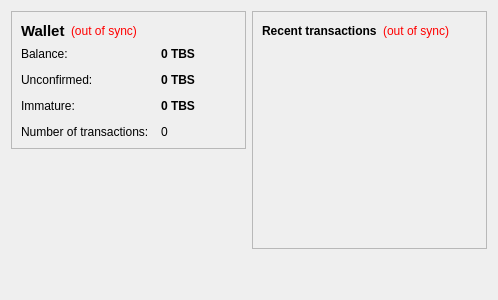
<?xml version="1.0" encoding="UTF-8"?>
<ui version="4.0">
 <class>OverviewPage</class>
 <widget class="QWidget" name="OverviewPage">
  <property name="tbsmetry">
   <rect>
    <x>0</x>
    <y>0</y>
    <width>573</width>
    <height>342</height>
   </rect>
  </property>
  <property name="windowTitle">
   <string>Form</string>
  </property>
  <layout class="QHBoxLayout" name="horizontalLayout" stretch="1,1">
   <item>
    <layout class="QVBoxLayout" name="verticalLayout_2">
     <item>
      <widget class="QFrame" name="frame">
       <property name="frameShape">
        <enum>QFrame::StyledPanel</enum>
       </property>
       <property name="frameShadow">
        <enum>QFrame::Raised</enum>
       </property>
       <layout class="QVBoxLayout" name="verticalLayout_4">
        <item>
         <layout class="QHBoxLayout" name="horizontalLayout_4">
          <item>
           <widget class="QLabel" name="label_5">
            <property name="font">
             <font>
              <pointsize>11</pointsize>
              <weight>75</weight>
              <bold>true</bold>
             </font>
            </property>
            <property name="text">
             <string>Wallet</string>
            </property>
           </widget>
          </item>
          <item>
           <widget class="QLabel" name="labelWalletStatus">
            <property name="toolTip">
             <string>The displayed information may be out of date. Your wallet automatically synchronizes with the TestBars network after a connection is established, but this process has not completed yet.</string>
            </property>
            <property name="styleSheet">
             <string notr="true">QLabel { color: red; }</string>
            </property>
            <property name="text">
             <string notr="true">(out of sync)</string>
            </property>
            <property name="alignment">
             <set>Qt::AlignLeading|Qt::AlignLeft|Qt::AlignVCenter</set>
            </property>
           </widget>
          </item>
          <item>
           <spacer name="horizontalSpacer_2">
            <property name="orientation">
             <enum>Qt::Horizontal</enum>
            </property>
            <property name="sizeHint" stdset="0">
             <size>
              <width>40</width>
              <height>20</height>
             </size>
            </property>
           </spacer>
          </item>
         </layout>
        </item>
        <item>
         <layout class="QFormLayout" name="formLayout_2">
          <property name="fieldGrowthPolicy">
           <enum>QFormLayout::AllNonFixedFieldsGrow</enum>
          </property>
          <property name="horizontalSpacing">
           <number>12</number>
          </property>
          <property name="verticalSpacing">
           <number>12</number>
          </property>
          <item row="0" column="0">
           <widget class="QLabel" name="label">
            <property name="text">
             <string>Balance:</string>
            </property>
           </widget>
          </item>
          <item row="0" column="1">
           <widget class="QLabel" name="labelBalance">
            <property name="font">
             <font>
              <weight>75</weight>
              <bold>true</bold>
             </font>
            </property>
            <property name="cursor">
             <cursorShape>IBeamCursor</cursorShape>
            </property>
            <property name="toolTip">
             <string>Your current balance</string>
            </property>
            <property name="text">
             <string notr="true">0 TBS</string>
            </property>
            <property name="textInteractionFlags">
             <set>Qt::LinksAccessibleByMouse|Qt::TextSelectableByKeyboard|Qt::TextSelectableByMouse</set>
            </property>
           </widget>
          </item>
          <item row="1" column="0">
           <widget class="QLabel" name="label_3">
            <property name="text">
             <string>Unconfirmed:</string>
            </property>
           </widget>
          </item>
          <item row="1" column="1">
           <widget class="QLabel" name="labelUnconfirmed">
            <property name="font">
             <font>
              <weight>75</weight>
              <bold>true</bold>
             </font>
            </property>
            <property name="cursor">
             <cursorShape>IBeamCursor</cursorShape>
            </property>
            <property name="toolTip">
             <string>Total of transactions that have yet to be confirmed, and do not yet count toward the current balance</string>
            </property>
            <property name="text">
             <string notr="true">0 TBS</string>
            </property>
            <property name="textInteractionFlags">
             <set>Qt::LinksAccessibleByMouse|Qt::TextSelectableByKeyboard|Qt::TextSelectableByMouse</set>
            </property>
           </widget>
          </item>
          <item row="3" column="0">
           <widget class="QLabel" name="label_2">
            <property name="text">
             <string>Number of transactions:</string>
            </property>
           </widget>
          </item>
          <item row="3" column="1">
           <widget class="QLabel" name="labelNumTransactions">
            <property name="toolTip">
             <string>Total number of transactions in wallet</string>
            </property>
            <property name="text">
             <string notr="true">0</string>
            </property>
           </widget>
          </item>
          <item row="2" column="0">
           <widget class="QLabel" name="labelImmatureText">
            <property name="text">
             <string>Immature:</string>
            </property>
           </widget>
          </item>
          <item row="2" column="1">
           <widget class="QLabel" name="labelImmature">
            <property name="font">
             <font>
              <weight>75</weight>
              <bold>true</bold>
             </font>
            </property>
            <property name="toolTip">
             <string>Mined balance that has not yet matured</string>
            </property>
            <property name="text">
             <string notr="true">0 TBS</string>
            </property>
            <property name="textInteractionFlags">
             <set>Qt::LinksAccessibleByMouse|Qt::TextSelectableByKeyboard|Qt::TextSelectableByMouse</set>
            </property>
           </widget>
          </item>
         </layout>
        </item>
       </layout>
      </widget>
     </item>
     <item>
      <spacer name="verticalSpacer">
       <property name="orientation">
        <enum>Qt::Vertical</enum>
       </property>
       <property name="sizeHint" stdset="0">
        <size>
         <width>20</width>
         <height>40</height>
        </size>
       </property>
      </spacer>
     </item>
    </layout>
   </item>
   <item>
    <layout class="QVBoxLayout" name="verticalLayout_3">
     <item>
      <widget class="QFrame" name="frame_2">
       <property name="frameShape">
        <enum>QFrame::StyledPanel</enum>
       </property>
       <property name="frameShadow">
        <enum>QFrame::Raised</enum>
       </property>
       <layout class="QVBoxLayout" name="verticalLayout">
        <item>
         <layout class="QHBoxLayout" name="horizontalLayout_2">
          <item>
           <widget class="QLabel" name="label_4">
            <property name="text">
             <string>&lt;b&gt;Recent transactions&lt;/b&gt;</string>
            </property>
           </widget>
          </item>
          <item>
           <widget class="QLabel" name="labelTransactionsStatus">
            <property name="toolTip">
             <string>The displayed information may be out of date. Your wallet automatically synchronizes with the TestBars network after a connection is established, but this process has not completed yet.</string>
            </property>
            <property name="styleSheet">
             <string notr="true">QLabel { color: red; }</string>
            </property>
            <property name="text">
             <string notr="true">(out of sync)</string>
            </property>
            <property name="alignment">
             <set>Qt::AlignRight|Qt::AlignTrailing|Qt::AlignVCenter</set>
            </property>
           </widget>
          </item>
          <item>
           <spacer name="horizontalSpacer">
            <property name="orientation">
             <enum>Qt::Horizontal</enum>
            </property>
            <property name="sizeHint" stdset="0">
             <size>
              <width>40</width>
              <height>20</height>
             </size>
            </property>
           </spacer>
          </item>
         </layout>
        </item>
        <item>
         <widget class="QListView" name="listTransactions">
          <property name="styleSheet">
           <string notr="true">QListView { background: transparent; }</string>
          </property>
          <property name="frameShape">
           <enum>QFrame::NoFrame</enum>
          </property>
          <property name="verticalScrollBarPolicy">
           <enum>Qt::ScrollBarAlwaysOff</enum>
          </property>
          <property name="horizontalScrollBarPolicy">
           <enum>Qt::ScrollBarAlwaysOff</enum>
          </property>
          <property name="selectionMode">
           <enum>QAbstractItemView::NoSelection</enum>
          </property>
         </widget>
        </item>
       </layout>
      </widget>
     </item>
     <item>
      <spacer name="verticalSpacer_2">
       <property name="orientation">
        <enum>Qt::Vertical</enum>
       </property>
       <property name="sizeHint" stdset="0">
        <size>
         <width>20</width>
         <height>40</height>
        </size>
       </property>
      </spacer>
     </item>
    </layout>
   </item>
  </layout>
 </widget>
 <resources/>
 <connections/>
</ui>
